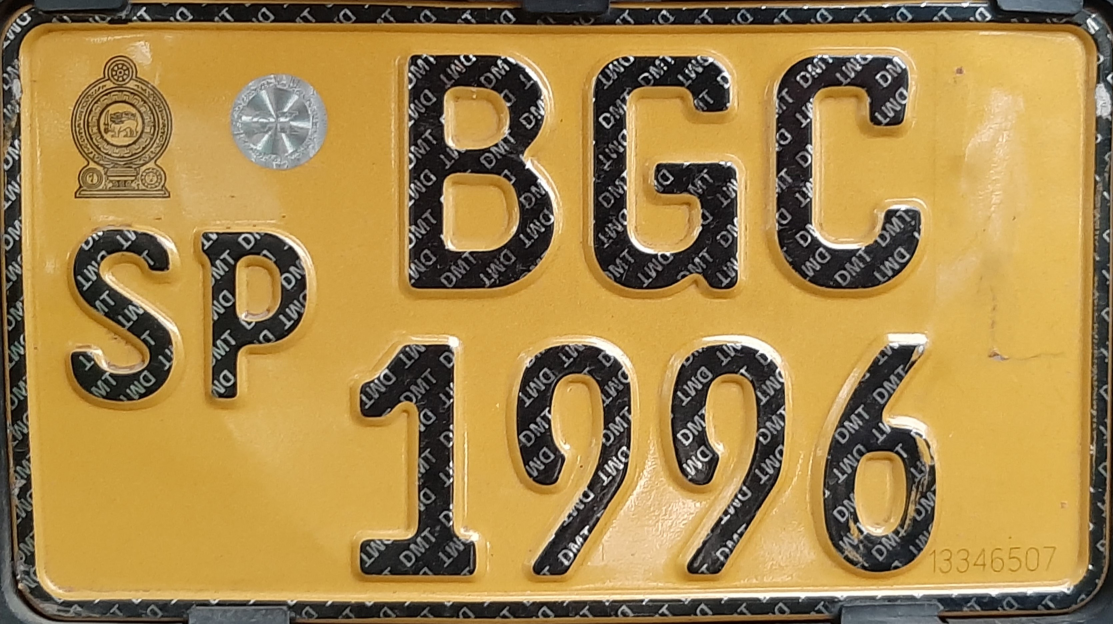
#> input picture assets/images/bike back B.jpg, 3339 x 1871 px (shown at 1/3 size)
$ python first.py
#> lines starting #> are read from the running program, lines starting #| are printed output that depends on the picture; after the words box and inside, x2 and y2 are one past the last pixel; in counts of white or black regions, pixels touching at a corner belong together
# [32 lines of commented-out code are left out]


import cv2
import numpy as np

# Function to preprocess the input image (grayscale, thresholding, noise reduction)
def preprocess_image(image_path):
#> called with image_path = 'assets/images/bike back B.jpg'
    input_image = cv2.imread(image_path)
#> input_image is the input picture: shape (1871, 3339, 3); mean B, G, R 76, 134.2, 164.6
    gray_image = cv2.cvtColor(input_image, cv2.COLOR_BGR2GRAY)
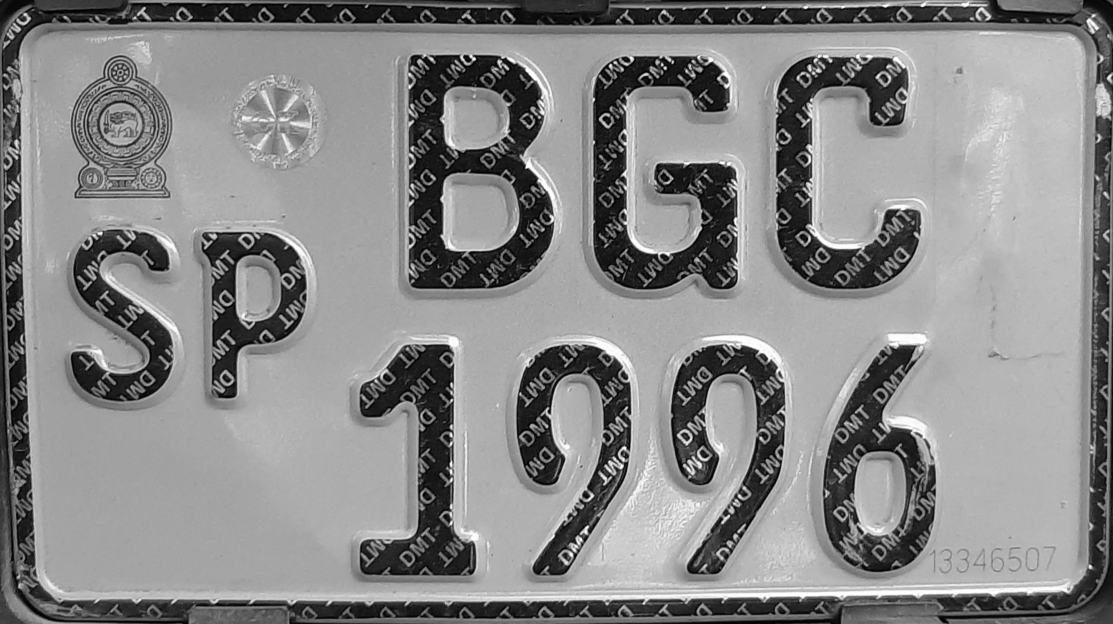
#> gray_image: shape (1871, 3339) (shown at 1/3 size); min 0, max 255, mean 136.6
    _, binary_image = cv2.threshold(gray_image, 0, 255, cv2.THRESH_BINARY | cv2.THRESH_OTSU)
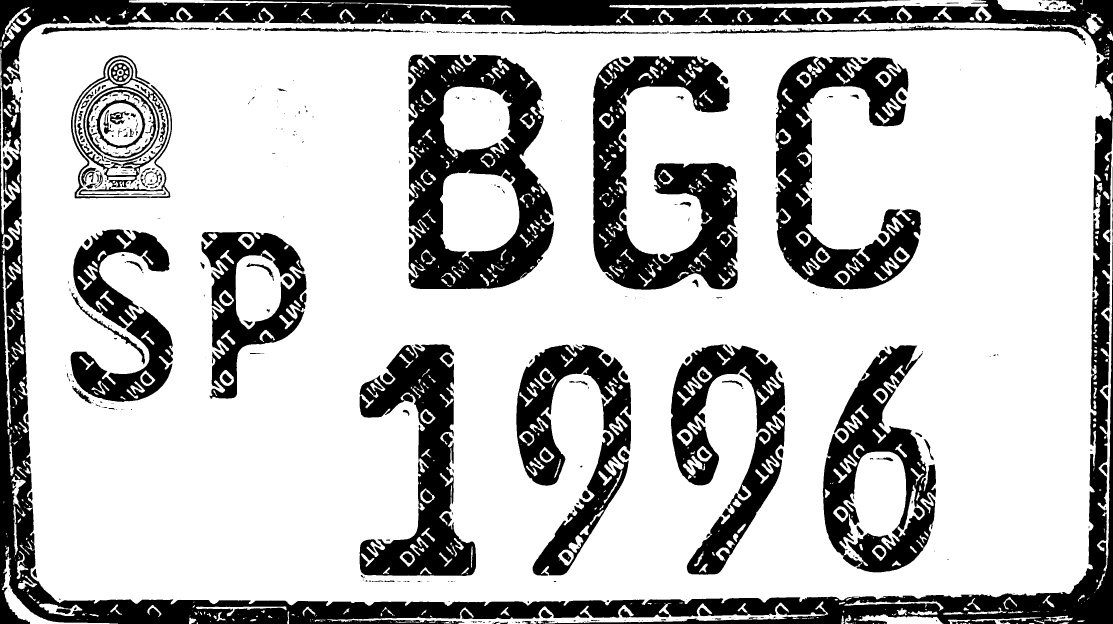
#> binary_image: shape (1871, 3339) (shown at 1/3 size); 74.2% white; 513 black regions (264 under 20 px), largest, box (x1, y1, x2, y2) and area: (0, 0, 3339, 1871) 586014, (1225, 164, 1662, 867) 165414, (1779, 168, 2213, 869) 150456
    blurred_image = cv2.GaussianBlur(binary_image, (5, 5), 0)

    return input_image, blurred_image

# Function to detect if the number plate is front (1 row) or back (2 rows)
def detect_plate_type(image):
    # Simple heuristic: Check image height and width ratio to determine rows
    height, width = image.shape[:2]
#> height = 1871; width = 3339

    if height / width > 0.3:  # Assumes back plate has larger height relative to width
        return "double-row"
    return "single-row"

# Function for template matching (template comparison)
def template_matching(plate_image, templates):
    match_results = {}
    for label, template_path in templates.items():
        template = cv2.imread(template_path, 0)
        template = cv2.GaussianBlur(template, (5, 5), 0)  # Same preprocessing as the plate image

        # Perform template matching
        result = cv2.matchTemplate(plate_image, template, cv2.TM_CCOEFF_NORMED)
        min_val, max_val, min_loc, max_loc = cv2.minMaxLoc(result)

        # Save the result for each template
        match_results[label] = max_val

    # Return the label with the highest match value
    best_match = max(match_results, key=match_results.get)
    return best_match

# Function to crop the first letter (coordinates vary for front and back plates)
def crop_first_letter(image, plate_type):
    if plate_type == "front":
        x, y, w, h = 95, 10, 83, 180  # Adjust these values for front plates
    else:  # back plate (two rows)
        x, y, w, h = 1200, 120, 500, 800  # Adjust these values for back plates

    return image[y:y+h, x:x+w]

# Main code execution
if __name__ == "__main__":
    # Paths to the templates
    templates = {
        'A': "F:/University/3000 Level/Semester 1/Computer Science/CSC 3141/Project/Number-Plate-Recognition-System/assets/images/Templates/3wheel front A1.jpeg",
        'B': "F:/University/3000 Level/Semester 1/Computer Science/CSC 3141/Project/Number-Plate-Recognition-System/assets/images/Templates/bike back B1.jpg",
        'C': "F:/University/3000 Level/Semester 1/Computer Science/CSC 3141/Project/Number-Plate-Recognition-System/assets/images/Templates/Car back C1.jpg",
        'V': "F:/University/3000 Level/Semester 1/Computer Science/CSC 3141/Project/Number-Plate-Recognition-System/assets/images/Templates/bike back V1.jpg",
        'W': "F:/University/3000 Level/Semester 1/Computer Science/CSC 3141/Project/Number-Plate-Recognition-System/assets/images/Templates/bike back W1.jpg",
        "K": "F:/University/3000 Level/Semester 1/Computer Science/CSC 3141/Project/Number-Plate-Recognition-System/assets/images/Templates/Car back K1.jpg"
        # Add more template paths for letters 'C', 'G', 'H', etc.
    }

    # Step 1: Preprocess the input image
    image_path = "assets/images/bike back B.jpg"
    input_image, processed_image = preprocess_image(image_path)

    # Step 2: Detect if it's a front or back number plate
    plate_type = detect_plate_type(processed_image)
#> plate_type = 'double-row'
    print(f"Detected plate type: {plate_type}")
#| Detected plate type: double-row

    # Step 3: Crop the region of the first letter
    first_letter_roi = crop_first_letter(processed_image, plate_type)
#> in crop_first_letter, `return image[y:y+h, x:x+w]`:
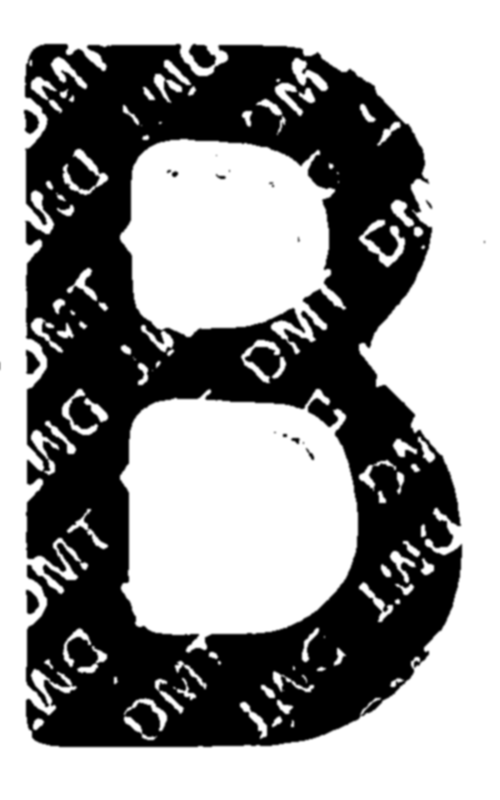
#> returned value: shape (800, 500); min 0, max 255, mean 148.7

    # Display the cropped first letter image
    cv2.imshow("Cropped First Letter", first_letter_roi)
    cv2.waitKey(0)
    cv2.destroyAllWindows()

    # Step 4: Perform template matching
    best_match = template_matching(first_letter_roi, templates)
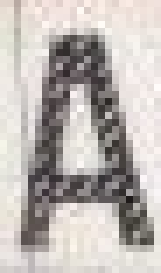
#> input picture assets/images/Templates/3wheel front A1.jpeg, 23 x 39 px, found by its file name (shown 7 times larger)
#> in template_matching, `template = cv2.GaussianBlur(template, (5, 5), 0)`:
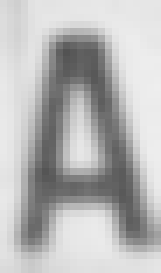
#> template: shape (39, 23) (shown 7 times larger); min 83, max 238, mean 184.1
#> in template_matching, `result = cv2.matchTemplate(plate_image, template, cv2.TM_CCOEFF_NORMED)`:
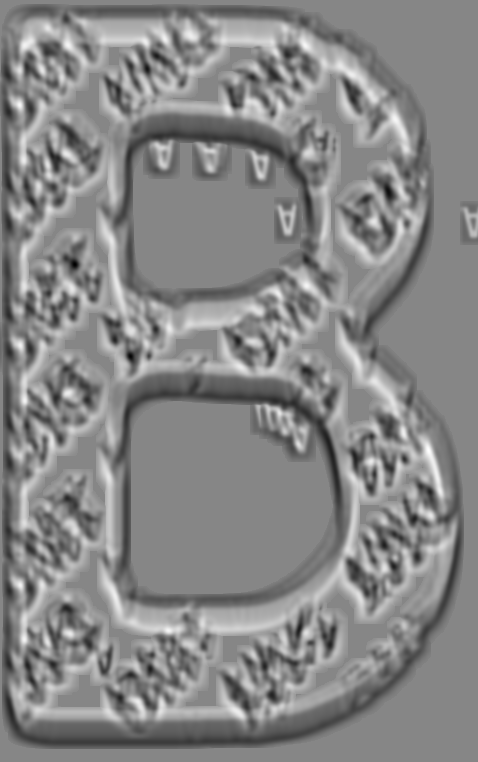
#> result: shape (762, 478) float32; min -0.567, max 0.507, mean 0.00292; drawn with min black and max white
#> in template_matching, `min_val, max_val, min_loc, max_loc = cv2.minMaxLoc(result)`: min_val = -0.567; max_val = 0.507; min_loc = (74, 264); max_loc = (428, 450)
#> pass 2 of the loop in template_matching, `for label, template_path in templates.items():`:
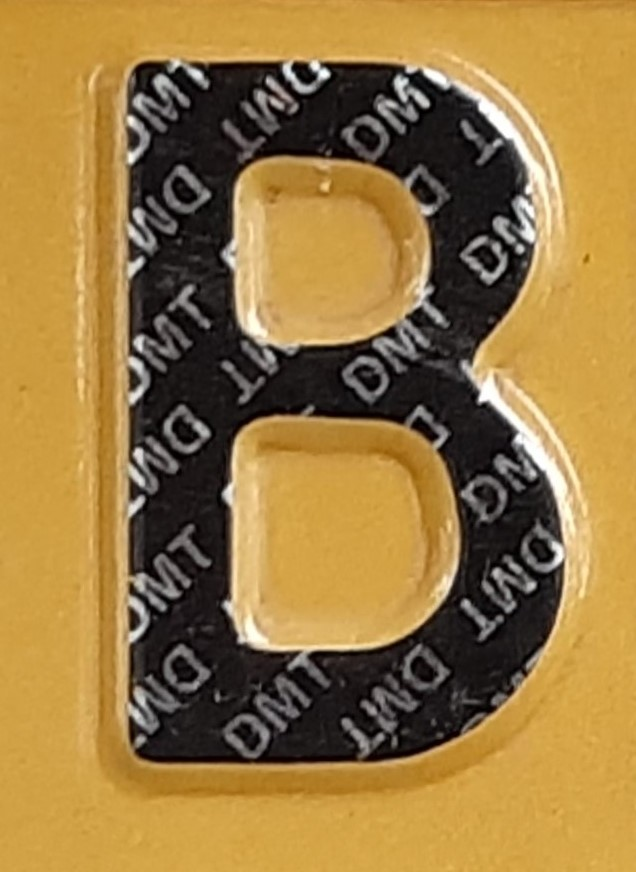
#> input picture assets/images/Templates/bike back B1.jpg, 636 x 872 px, found by its file name
#> in template_matching, `template = cv2.imread(template_path, 0)`:
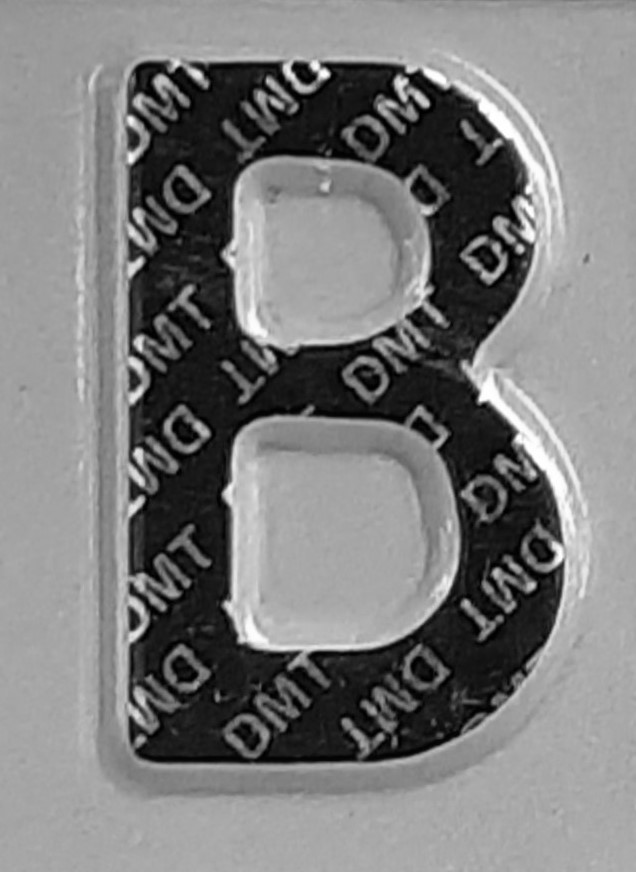
#> template: shape (872, 636); min 0, max 255, mean 124
#> in template_matching, `result = cv2.matchTemplate(plate_image, template, cv2.TM_CCOEFF_NORMED)`:
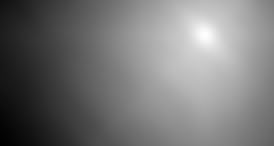
#> result: shape (73, 137) float32 (shown 2 times larger); min -0.122, max 0.956, mean 0.38; drawn with min black and max white
#> min_val = -0.122; max_val = 0.956; min_loc = (0, 72); max_loc = (102, 17)
#> pass 3 of the loop in template_matching, `for label, template_path in templates.items():`:
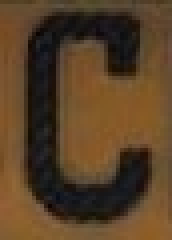
#> input picture assets/images/Templates/Car back C1.jpg, 43 x 60 px, found by its file name (shown 4 times larger)
#> in template_matching, `template = cv2.imread(template_path, 0)`:
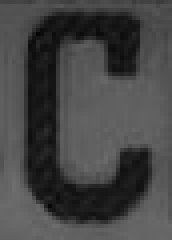
#> template: shape (60, 43) (shown 4 times larger); min 5, max 110, mean 68.6
#> in template_matching, `result = cv2.matchTemplate(plate_image, template, cv2.TM_CCOEFF_NORMED)`:
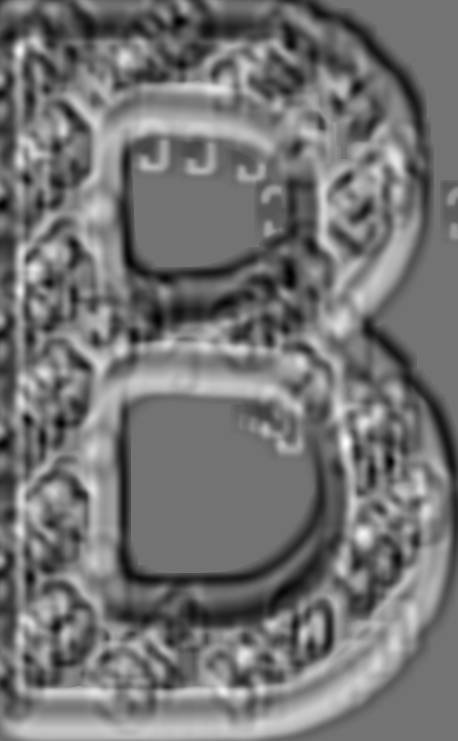
#> result: shape (741, 458) float32; min -0.386, max 0.467, mean 0.00255; drawn with min black and max white
#> min_val = -0.386; max_val = 0.467; min_loc = (179, 21); max_loc = (345, 442)
#> the loop made 4 passes; the first 3 are shown
#> (the run stopped early here; a loop or call above may not have finished)
